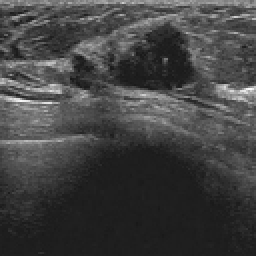
%> input picture Breast/Test_Image_1.png, 128 x 128 px (shown 2 times larger)
$ octave --eval "result = tumor1(imread('Breast/Test_Image_1.png'));"   (GNU Octave 9; MATLAB toolbox functions it lacks are replaced by stand-ins)
%> lines starting %> are read from the running program, lines starting %| are printed output that depends on the picture; in (x1, y1, x2, y2) boxes, pixels count from 0 and x2, y2 are one past the last pixel; in counts of white or black regions, pixels touching at a corner belong together; the program's own positions count from 1
### filter_im.m

function [Gaussian_Image]=filter_im(im,D0,A)

N=size(im);
p=2*N(1)-1;
q=2*N(2)-1;
zero_padding=zeros(p,q);
zero_padding(1:N(1),1:N(2))=im;
x=repmat([1:q],p,1);
y=repmat([1:p]',1,q);
x_center=x-(q+1)/2;
y_center=y-(p+1)/2;
f_xy=(-1).^(x_center+y_center).*zero_padding;
fourier_image = fft2(f_xy);

%create the filter parameters

r=sqrt((p/2)^2+(q/2)^2);
% D0=cutOffFreq/pi*r;
D=sqrt(x_center.^2+y_center.^2);%diameter of LPF circle

%create and apply gaussian LPF

H_Gaussian=exp(-D.^2/(2*D0^2));%gaussian transfer function
fourier_Gaussian=fourier_image.*H_Gaussian;
g_image=real(ifft2(fourier_Gaussian));
Gaussian_Image=uint8(g_image.*(-1).^(x_center+y_center));%
Gaussian_Image=Gaussian_Image(1:N(1),1:N(2));

end

### tumor1.m
function [y1,y2] = tumor1(img)

[M,N] = size(img);
%figure(1),imshow(img);
% apple gausian lowpass filter
[img_gau] = filter_im(img,30,2);
%figure(2),imshow(img_gau);

[counts,o] = imhist(img_gau,32);
T = otsuthresh(counts);
BW = imbinarize(img_gau,T);
BW1 = ~BW;
%BW1 = imclearborder(BW1);
area = bwarea(BW1);
%figure(3), imshow(BW1);

if area>9398 && area<9400
    BW1 = imclearborder(BW1);
    region1 = bwareafilt(BW1,5);
    %figure(4), imshow(region1);
    region2 = bwareafilt(region1,[20,5000]);
    [labeledImage, numRegions] = bwlabel(region2);
props = regionprops(labeledImage, 'Area');
% Compute all the areas.
allAreas = [props.Area];
% Display each blob in its own %figure.
temp = 0;
for k = 1 : numRegions
    thisRegion = ismember(labeledImage, k);
    if k ~=1
        H1 = uint8(thisRegion).*img;

        H2 = H1;
        if mean(H1,'all') < mean(temp,'all')
            OurRegion = thisRegion;
            temp = H2;
        end

    else
        OurRegion = thisRegion;
        temp = uint8(thisRegion).*img;

    end

    %figure;
    %imshow(thisRegion);
    %drawnow;
end
%figure,imshow(OurRegion);
se2 = strel('square',2);
img_dila = imdilate(OurRegion,se2);
%figure,imshow(img_dila);

Final = zeros(M,N);


for i=1:M
    for j=1:N
        if img_dila(i,j) == 1
            Final(i,j) = 255;
        else
            Final(i,j) = img(i,j);
        end
    end
end
%figure, imshow(uint8(Final));

else

se1 = strel('square',9);
%se1 = strel('line',20,15);
img_ero = imerode(BW1,se1);
%figure(4), imshow(img_ero);

region1 = bwareafilt(img_ero,5);
%figure(5), imshow(region1);
for i=21:33
    region1(88,i)=0;
end

region1 = imclearborder(region1);

%figure(6), imshow(region1);
region2 = bwareafilt(region1,[0,5000]);
region2 = imfill(region2,'holes');
%figure(7), imshow(region2);


[labeledImage, numRegions] = bwlabel(region2);
props = regionprops(labeledImage, 'Area');
% Compute all the areas.
allAreas = [props.Area];
% Display each blob in its own %figure.
temp = 0;
for k = 1 : numRegions
    thisRegion = ismember(labeledImage, k);
    if k ~=1
        H1 = uint8(thisRegion).*img;
        [p,q] = size(H1);
        D = zeros(p,q);
        D(img<60) = 1;
        H2 = uint8(D).*H1;
        if mean(H1,'all') > mean(temp,'all')
            OurRegion = thisRegion;
            temp = H2;
        end

    else
        OurRegion = thisRegion;
        temp = uint8(thisRegion).*img;
        [p,q] = size(temp);
        D = ones(p,q);
        D(img<60) =1;
        temp = uint8(D).*temp;
    end

    %%figure;
    %imshow(thisRegion);
    %drawnow;
end
%figure,imshow(OurRegion);

%se2 = strel('square',6);
se2 = strel('square',8);
img_dila = imdilate(OurRegion,se2);
se3 = strel('disk',1);
img_dila = imdilate(img_dila,se3);
%figure,imshow(img_dila);

Final = zeros(M,N);


for i=1:M
    for j=1:N
        if img_dila(i,j) == 1
            Final(i,j) = 255;
        else
            Final(i,j) = img(i,j);
        end
    end
end
%figure, imshow(uint8(Final));

end
y1 = img_dila;
y2 = uint8(Final);
end
%> in filter_im, `g_image=real(ifft2(fourier_Gaussian));`:
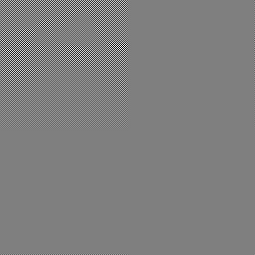
%> g_image: size 255x255 double; min -183.6, max 184.1, mean 0; drawn with min black and max white
%> in filter_im, `Gaussian_Image=Gaussian_Image(1:N(1),1:N(2));`:
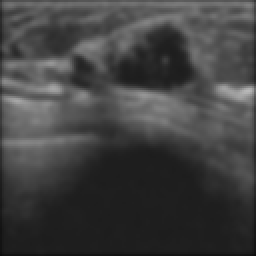
%> Gaussian_Image: size 128x128 uint8 (shown 2 times larger); min 13, max 184, mean 65.2
%> in tumor1, `[counts,o] = imhist(img_gau,32);`: counts = 32 values, max 4937 at index 5, min 0 at index 1, mean 512; o = 32 values from 0 to 255
%> in tumor1, `T = otsuthresh(counts);`: T = 0.258
%> in tumor1, `BW = imbinarize(img_gau,T);`:
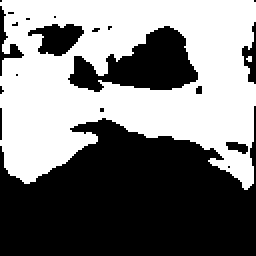
%> BW: size 128x128 logical (shown 2 times larger); 48.7% white; 2 white regions (1 under 20 px), largest, box (x1, y1, x2, y2) and area: (0, 0, 128, 95) 7974
%> in tumor1, `area = bwarea(BW1);`: area = 8432.1
%> in tumor1, `img_ero = imerode(BW1,se1);`: img_ero: size 128x128 logical; 37.2% white; 4 white regions (1 under 20 px), largest, box (x1, y1, x2, y2) and area: (0, 65, 128, 128) 5679, (58, 19, 92, 41) 392, (26, 18, 33, 23) 23
%> after the loop in tumor1, `for i=21:33`: region1: size 128x128 logical; 37.2% white; 4 white regions (1 under 20 px), largest, box (x1, y1, x2, y2) and area: (0, 65, 128, 128) 5678, (58, 19, 92, 41) 392, (26, 18, 33, 23) 23
%> in tumor1, `region1 = imclearborder(region1);`: region1: size 128x128 logical; 2.6% white; 3 white regions (1 under 20 px), largest, box (x1, y1, x2, y2) and area: (58, 19, 92, 41) 392, (26, 18, 33, 23) 23
%> in tumor1, `[labeledImage, numRegions] = bwlabel(region2);`:
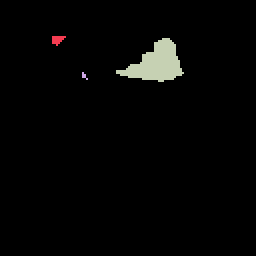
%> labeledImage: size 128x128 double (shown 2 times larger); 4 distinct labels, from 0 to 3; one colour per label, 0 black
%> in tumor1, `[labeledImage, numRegions] = bwlabel(region2);`: numRegions = 3
%> in tumor1, `props = regionprops(labeledImage, 'Area');`: props = 3 regions; Area: 392, 23, 6
%> in tumor1, `allAreas = [props.Area];`: allAreas = [23 6 392]
%> the loop in tumor1, `for k = 1 : numRegions` made 3 passes
%> after the loop in tumor1, `for k = 1 : numRegions`:
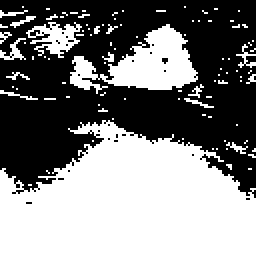
%> D: size 128x128 double (shown 2 times larger); values 0 (black) and 1 (white), 49.5% white; 99 white regions (89 under 20 px), largest, box (x1, y1, x2, y2) and area: (0, 60, 128, 128) 6304, (35, 12, 99, 47) 1078, (13, 11, 41, 29) 245
%> after the loop in tumor1, `for k = 1 : numRegions`:
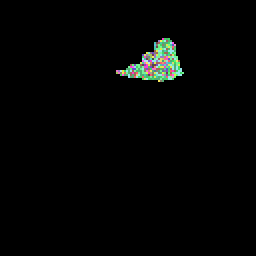
%> H1: size 128x128 uint8 (shown 2 times larger); 40 distinct labels, from 0 to 117; one colour per label, 0 black
%> after the loop in tumor1, `for k = 1 : numRegions`: H2: size 128x128 uint8; 33 distinct labels, from 0 to 58
%> after the loop in tumor1, `for k = 1 : numRegions`: OurRegion: size 128x128 logical; 2.4% white; 1 white region, box (x1, y1, x2, y2) and area: (58, 19, 92, 41) 392
%> in tumor1, `img_dila = imdilate(OurRegion,se2);`: img_dila: size 128x128 logical; 5.1% white; 1 white region, box (x1, y1, x2, y2) and area: (55, 16, 96, 45) 833
%> in tumor1, `img_dila = imdilate(img_dila,se3);`: img_dila: size 128x128 logical; 5.8% white; 1 white region, box (x1, y1, x2, y2) and area: (54, 15, 97, 46) 949
%> after the loop in tumor1, `for i=1:M`:
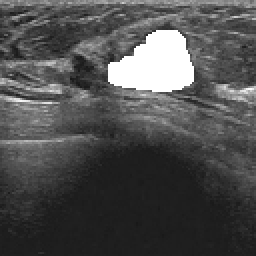
%> Final: size 128x128 double (shown 2 times larger); min 23, max 255, mean 78.9

$ run again, on Breast/Test_Image_14.png
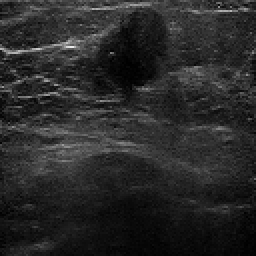
%> input picture Breast/Test_Image_14.png, 128 x 128 px (shown 2 times larger)
%> counts = 32 values, max 2751 at index 5, min 0 at index 19, mean 512; o = 32 values from 0 to 255
%> T = 0.161
%> in tumor1, `BW = imbinarize(img_gau,T);`:
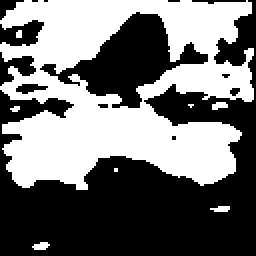
%> BW: size 128x128 logical (shown 2 times larger); 45.3% white; 8 white regions (4 under 20 px), largest, box (x1, y1, x2, y2) and area: (0, 0, 127, 95) 7321, (16, 121, 25, 125) 26, (106, 51, 114, 55) 24, (105, 103, 115, 106) 23
%> area = 9008.5
%> img_ero: size 128x128 logical; 30.3% white; 7 white regions (3 under 20 px), largest, box (x1, y1, x2, y2) and area: (0, 55, 128, 128) 4245, (44, 11, 81, 44) 639, (123, 12, 128, 20) 39, (82, 51, 90, 57) 28
%> labeledImage: size 128x128 double; 3 distinct labels, from 0 to 2
%> numRegions = 2
%> props = 2 regions; Area: 639, 28
%> allAreas = [639 28]
%> the loop in tumor1, `for k = 1 : numRegions` made 2 passes
%> (p, q) on passes 1 to 2: (128, 128), (128, 128)
%> after the loop in tumor1, `for i=1:M`:
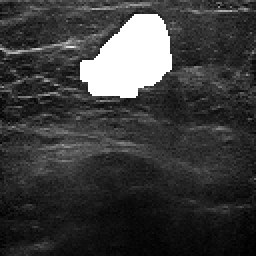
%> Final: size 128x128 double (shown 2 times larger); min 0, max 255, mean 59.4

$ run again, on Breast/Test_Image_18.png
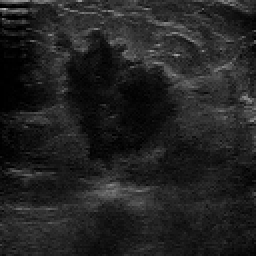
%> input picture Breast/Test_Image_18.png, 128 x 128 px (shown 2 times larger)
%> counts = 32 values, max 3239 at index 4, min 0 at index 14, mean 512; o = 32 values from 0 to 255
%> T = 0.129
%> in tumor1, `BW = imbinarize(img_gau,T);`:
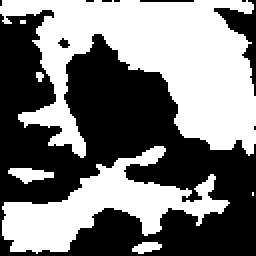
%> BW: size 128x128 logical (shown 2 times larger); 48% white; 7 white regions (3 under 20 px), largest, box (x1, y1, x2, y2) and area: (0, 0, 128, 79) 5348, (1, 73, 115, 127) 2328, (4, 84, 27, 92) 111, (66, 121, 81, 127) 61
%> area = 8557.1
%> img_ero: size 128x128 logical; 25.7% white; 7 white regions (2 under 20 px), largest, box (x1, y1, x2, y2) and area: (38, 27, 85, 78) 1515, (78, 72, 128, 128) 1286, (0, 16, 44, 92) 988, (39, 109, 67, 128) 322, (0, 91, 31, 97) 81
%> labeledImage: size 128x128 double; values 0 (black) and 1 (white), 9.2% white; 1 white region, box (x1, y1, x2, y2) and area: (38, 27, 85, 78) 1515
%> numRegions = 1
%> props = 1 region; Area: 1515
%> allAreas = 1515
%> the loop in tumor1, `for k = 1 : numRegions` made 1 pass
%> (p, q) on pass 1: (128, 128)
%> after the loop in tumor1, `for i=1:M`:
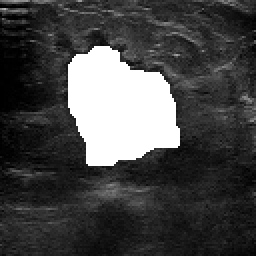
%> Final: size 128x128 double (shown 2 times larger); min 0, max 255, mean 69.9
